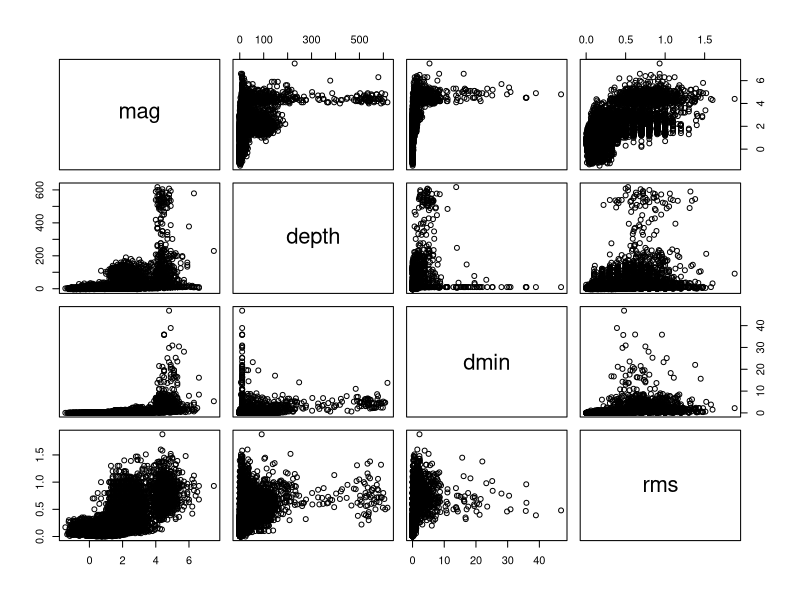
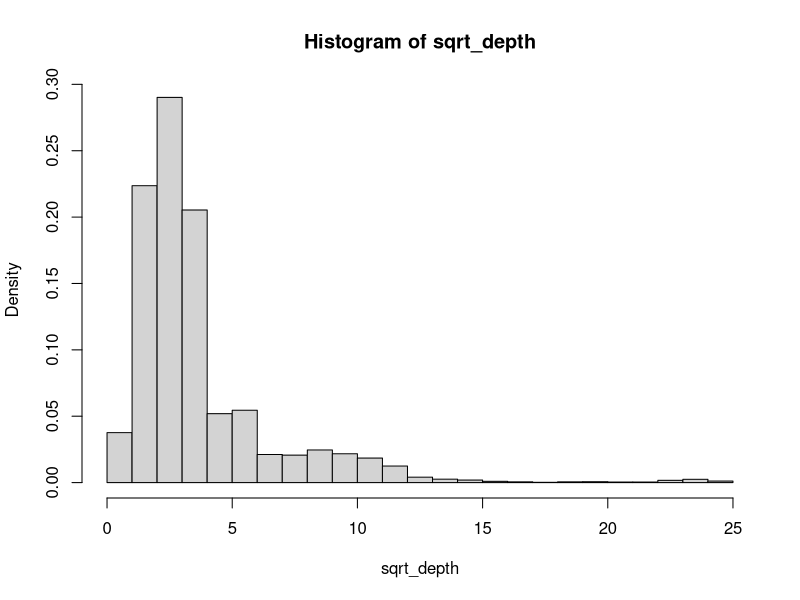

Here is the R script that generated these plots, in order:
#Remove previous data
rm(list=ls())
par(mfrow = c(1,1))

#Problem 2
#https://www.kaggle.com/datasets/farazrahman/earthquake
#Thanks to Lauryn Chapman for suggesting the dataset.

#NOTE: DO NOT present all your answers in the R script file only!
#Be sure to present everything in the PDF file as well.

#To know more about the variables, see:
#https://earthquake.usgs.gov/data/comcat/

#Loading data. "header=TRUE" means that the dataset has a header.
#Make sure to set the correct working directory before you load the dataset.
#The easiest way to do so is to Session -> Set Working Directory -> To Source File Location
#Alternatively, you may use setwd().
#setwd('S26HW1')
eq <- read.csv("all_month.csv",header=TRUE)

class(eq) #This should say "data.frame".

#(a) Keep only the following four columns, and sort them in the alphabetical order:
#mag, depth, dmin, rms.
#To do so, use dplyr and read how select() works. 
#See https://dplyr.tidyverse.org/reference/select.html
#Then, name this new dataset "eq2".
#If you need to download, install, and use dplyr, uncomment the following lines:
#install.packages("dplyr")
library(dplyr)

#Variables (see https://earthquake.usgs.gov/data/comcat/)
#mag: The magnitude for the event
#depth: Depth of the event in kilometers
#dmin: Horizontal distance from the epicenter to the nearest station (in degrees). 
#1 degree is approximately 111.2 kilometers. 
#In general, the smaller this number, the more reliable is the calculated depth of the earthquake. 
#rms:The root-mean-square (RMS) travel time residual, in sec, using all weights. 
#This parameter provides a measure of the fit of the observed arrival times 
#to the predicted arrival times for this location. 
#Smaller numbers reflect a better fit of the data.

eq2 <- eq %>% select(mag, depth, dmin, rms)

#Some useful R functions

#dim() gives the dimension of the matrix/data.frame
dim(eq2)

#class() gives the object class of the variable
class(eq2)

#head() gives the first six rows of the data
head(eq2)

#(a) Which variable(s) seem to be associated with each other in eq2? 
#Use pairs() to create a matrix plot and cor() to compute the correlation matrix.
#Because there are missing observations in the data, 
#for cor(), set use="pairwise.complete.obs". 
#Otherwise, it will return NA whenever observation(s) are missing.
#Then, identify a pair of variables which seem to be (somewhat) 
#linearly correlated with each other, and justify whether 
#that linear correlation makes sense.
#You do not need to present the plot and correlation matrix in your answer.
pairs(eq2)
cor(eq2, use="pairwise.complete.obs")

#(b)
#If you want to predict the magnitude (mag), which predictor(s) would you use?
#Identify the top two predictors by examining cor(eq2) and pairs(eq2).
#You do not need to construct any multiple linear regression model.

#We are looking for predictors of mag with high correlation, so from best to  worst:
#rms, dmin, depth
#This is backed by the matrix plot, where the mag_rms relation looks the most linear.
#There is some fan out, which may raise constant variance concerns, but the
#mag-depth and mag-dmin plots certainly do not satisfy the constant variance assumption

#(c)
#Is it a good idea to include all the variables you identified in (b) 
#as predictors in the multiple linear regression to magnitude?
#Justify your answer by referring to cor(eq2) and pairs(eq2).

#For the lack of constant variance and the low correlation in part b, we may not
#want to include depth and dmin as predictors. It may be that rms is sufficient
#for our model in predicting earthquake magnitude.

#(d)
#Write R code and state the locations of the 12 earthquakes with the highest magnitudes.
#Then, compute the average depth for these 12 earthquakes.
twelvehigh = eq2 %>% slice_max(mag, n = 12) #from dplyr
twelvehigh_mean = mean(twelvehigh$depth)

#(e)
#Determine the approximate distribution of the square-root of the depth.
#Use hist() and identify the name of the distribution by recalling 
#the distributions you learned in MATH 342.
#In hist(), set prob = TRUE. By doing so, you will have density on the y-axis.
#Also, fit the probability density function of the distribution you chose. 
#To understand how it works, see below.
#https://r-charts.com/distribution/histogram-curves/
#Hint: The normal distribution does not fit well.

sqrt_depth <- sqrt(eq2$depth)
sqrt_depth <- sqrt_depth[!is.nan(sqrt_depth)]

x2 <- seq(min(sqrt_depth), max(sqrt_depth), length=40)
#fun <- dgamma(x2, rate = 1, shape = 25)
hist(sqrt_depth, prob = TRUE, breaks = 25)
#lines(x2, fun, col=2, lwd=2)

#(f)
#Create a vector of 0's and 1's, where 1's are assigned to the 
#earthquakes whose magnitudes are at least 2. Otherwise, 0's are assigned. 
#Consider using as.integer() after obtaining the output with TRUE's and FALSE's.
#That way, you can covert them into 1's and 0's.
#In your answer, present the R code. 
#Do not use any loop statement such as a for- or a while-loop.

binary_mags <- as.integer(eq2$mag >= 2)
mag_2 <- sum(binary_mags, na.rm=TRUE)

#(g)
#Apply the table() function to the vector you created in (f) to obtain the 
#number of earthquakes whose magnitudes are at least 2.
#In your answer, present the R code and show the output.

table(binary_mags)

#(h)
#Which row has the highest rms value? Use which.max() to answer this question.
#Then, using which.min(), identify the row with the lowest rms value.
#In your answer, present the R code and show the output.

highest_rms <- which.max(eq2$rms)
lowest_rms <- which.min(eq2$rms)
print(highest_rms)
print(lowest_rms)

#(i)
#How many earthquakes had the dmin value of at most 0.05? 
#Use sum(eq2$dmin <= 0.05, na.rm=TRUE). 
#Then, explain why this code can be used to answer the question asked. 
#Note that na.rm=TRUE removes all the NAs. In other words, if you just do
#sum(eq2$dmin <= 0.05), it will return an NA.

num_of_dmin <- sum(eq2$dmin <= 0.05, na.rm=TRUE)
bool <- eq2$dmin <= .05

#eq$dmin <= .05 returns a boolean vector with a chain of True-Falses. na.rm removes all of the Nan
#entries of the vector. The sum function then considers all of the "True" entries as 1's and adds
#them all together.
